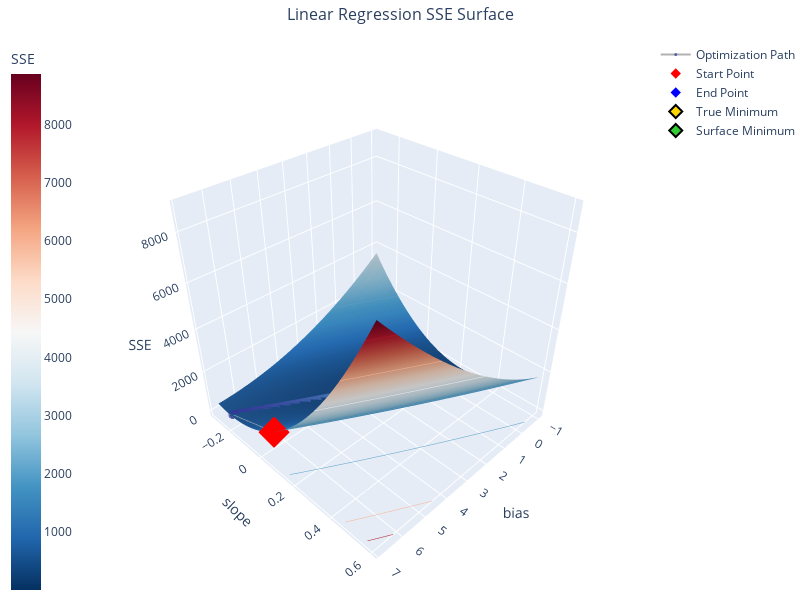

Notebook code for this chart:
### Code cell
viz = LinearRegressionSSEVisualizer(
    x_data=sim.order_totals,
    y_data=sim.observed_tips,
    true_bias=sim.true_b1,
    true_slope=sim.true_b2,
)

fig = viz.create_3d_surface_plot(
    bias_samples=np.array(b1_history),
    slope_samples=np.array(b2_history),
    loss_samples=np.array(loss_history),
    resolution=40,
)
fig.show()

### Figure 1 — Plotly figure (JSON) as saved in the notebook; plotly's stock layout.template omitted (floating-point values rounded to 4 significant figures; data arrays with more than 128 entries replaced by an {"elided": "..."} marker saying what was removed)
{"data": [{"colorbar": {"title": {"text": "SSE"}, "x": -0.2}, "colorscale": [[0, "rgb(5,48,97)"], [0.1, "rgb(33,102,172)"], [0.2, "rgb(67,147,195)"], [0.3, "rgb(146,197,222)"], [0.4, "rgb(209,229,240)"], [0.5, "rgb(247,247,247)"], [0.6, "rgb(253,219,199)"], [0.7, "rgb(244,165,130)"], [0.8, "rgb(214,96,77)"], [0.9, "rgb(178,24,43)"], [1, "rgb(103,0,31)"]], "contours": {"z": {"highlightcolor": "limegreen", "project": {"z": true}, "show": true, "usecolormap": true}}, "hovertemplate": "<b>Parameters:</b><br>bias: %{x:.3f}<br>slope: %{y:.3f}<br>SSE: %{z:.3f}<br><extra></extra>", "name": "SSE Surface", "showscale": true, "type": "surface", "x": {"elided": "40x40 float values"}, "y": {"elided": "40x40 float values"}, "z": {"elided": "40x40 float values"}}, {"hovertemplate": "<b>Optimization Step:</b><br>bias: %{x:.3f}<br>slope: %{y:.3f}<br>SSE: %{z:.3f}<br><extra></extra>", "line": {"color": "rgba(100, 100, 100, 0.5)", "width": 2}, "marker": {"color": {"elided": "1013 float values"}, "colorscale": [[0, "rgb(49,54,149)"], [0.1, "rgb(69,117,180)"], [0.2, "rgb(116,173,209)"], [0.3, "rgb(171,217,233)"], [0.4, "rgb(224,243,248)"], [0.5, "rgb(255,255,191)"], [0.6, "rgb(254,224,144)"], [0.7, "rgb(253,174,97)"], [0.8, "rgb(244,109,67)"], [0.9, "rgb(215,48,39)"], [1, "rgb(165,0,38)"]], "opacity": 0.7, "showscale": false, "size": 3}, "mode": "markers+lines", "name": "Optimization Path", "type": "scatter3d", "x": {"elided": "1013 float values"}, "y": {"elided": "1013 float values"}, "z": {"elided": "1013 float values"}}, {"hovertemplate": "<b>Starting Point:</b><br>bias: %{x:.3f}<br>slope: %{y:.3f}<br>SSE: %{z:.3f}<br><extra></extra>", "marker": {"color": "red", "size": 8, "symbol": "diamond"}, "mode": "markers", "name": "Start Point", "type": "scatter3d", "x": [6.824], "y": [0.07422], "z": [1391.0]}, {"hovertemplate": "<b>Final Point:</b><br>bias: %{x:.3f}<br>slope: %{y:.3f}<br>SSE: %{z:.3f}<br><extra></extra>", "marker": {"color": "blue", "size": 8, "symbol": "diamond"}, "mode": "markers", "name": "End Point", "type": "scatter3d", "x": [0.5612], "y": [0.1425], "z": [2.484]}, {"hovertemplate": "<b>True Minimum:</b><br>bias: %{x:.3f}<br>slope: %{y:.3f}<br>SSE: %{z:.3f}<br><extra></extra>", "marker": {"color": "gold", "line": {"color": "black", "width": 2}, "size": 10, "symbol": "diamond"}, "mode": "markers", "name": "True Minimum", "type": "scatter3d", "x": [0.5], "y": [0.15], "z": [2.711]}, {"hovertemplate": "<b>Surface Minimum:</b><br>bias: %{x:.3f}<br>slope: %{y:.3f}<br>SSE: %{z:.3f}<br><extra></extra>", "marker": {"color": "limegreen", "line": {"color": "black", "width": 2}, "size": 10, "symbol": "diamond"}, "mode": "markers", "name": "Surface Minimum", "type": "scatter3d", "x": [0.6048], "y": [0.1385], "z": [2.528]}], "layout": {"height": 600, "margin": {"b": 0, "l": 80, "r": 0, "t": 40}, "scene": {"camera": {"eye": {"x": 1.5, "y": 1.5, "z": 1.5}}, "xaxis": {"title": {"text": "bias"}}, "yaxis": {"title": {"text": "slope"}}, "zaxis": {"title": {"text": "SSE"}}}, "title": {"font": {"size": 16}, "text": "Linear Regression SSE Surface", "x": 0.5}, "width": 800}}
